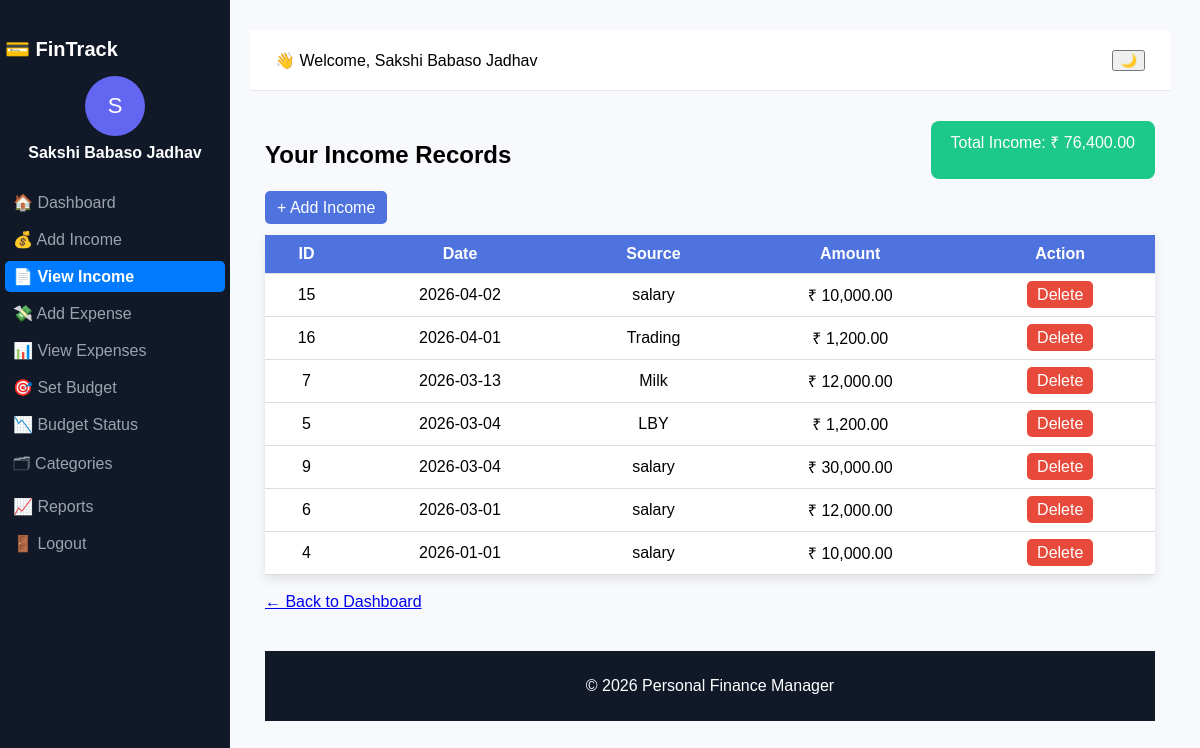
/income/view_income.php (signed in), run on the app's committed database.
### tables this page shows
CREATE TABLE `income` (
  `income_id` int(11) NOT NULL,
  `user_id` int(11) DEFAULT NULL,
  `amount` decimal(10,2) DEFAULT NULL,
  `source` varchar(100) DEFAULT NULL,
  `date` date DEFAULT NULL
);

### income/view_income.php (the view, shortened to what this page needs)
<?php
require_once __DIR__ . "/../db/connection.php";
include("../includes/header.php");
$user_id = $_SESSION['user_id'];
$income_query = mysqli_query($conn,
"SELECT * FROM income
 WHERE user_id='$user_id'
 ORDER BY date DESC");
$total_query = mysqli_query($conn,
"SELECT IFNULL(SUM(amount),0) AS total_income
 FROM income WHERE user_id='$user_id'");
$total_data = mysqli_fetch_assoc($total_query);
$total_income = $total_data['total_income'];
?>
<!DOCTYPE html>
<html>
<head>
</head>
<body>
<div class="layout">
<?php include("../includes/sidebar.php"); ?>
<div class="main">
<?php include("../includes/topbar.php"); ?>
<div class="content">
<div class="top-section">
    <div>
        <h2>Your Income Records</h2>
    </div>
    <div class="total-box">
        Total Income: ₹ <?php echo number_format($total_income,2); ?>
    </div>
</div>
<a class="add-btn" href="add_income.php">+ Add Income</a>
<br><br>
<table>
    <tr>
        <th>ID</th>
        <th>Date</th>
        <th>Source</th>
        <th>Amount</th>
        <th>Action</th>
    </tr>
    <?php while($row = mysqli_fetch_assoc($income_query)){ ?>
    <tr>
        <td><?php echo htmlspecialchars($row['income_id']); ?></td>
        <td><?php echo htmlspecialchars($row['date']); ?></td>
        <td><?php echo htmlspecialchars($row['source']); ?></td>
        <td>₹ <?php echo number_format($row['amount'],2); ?></td>
        <td>
            <a class="delete"
               href="view_income.php?delete=<?php echo $row['income_id']; ?>"
               onclick="return confirm('Are you sure?')">
               Delete
            </a>
        </td>
    </tr>
    <?php } ?>
</table>
<br>
<a href="../dashboard.php">← Back to Dashboard</a>
<?php include("../includes/footer.php"); ?>
</body>
</html>

### css/style.css (style rules this page uses)
body { font-family:Arial, Helvetica, sans-serif; margin:0; background:#f4f6fb; }
.layout { display:flex; min-height:100vh; }
.main { margin-left:220px; width:calc(100% - 220px); min-height:100vh; }
.content { padding:15px; }
table { width:100%; border-collapse:collapse; background:white; }
th,td { padding:8px; border-bottom:1px solid #eee; text-align:center; }
th { background:#6366f1; color:white; }

### income/view_income.php (style rules this page uses)
body { font-family: Arial; background:#f8f9fc; padding:30px; }
h2 { margin-bottom:10px; }
table { width:100%; border-collapse: collapse; background:white; box-shadow:0 4px 10px rgba(0,0,0,0.1); }
th, td { padding:10px; border-bottom:1px solid #ddd; text-align:center; }
th { background:#4e73df; color:white; }
a.delete { color:white; background:#e74a3b; padding:5px 10px; border-radius:5px; text-decoration:none; }
.top-section { display:flex; justify-content:space-between; margin-bottom:20px; }
.total-box { background:#1cc88a; color:white; padding:10px 20px; border-radius:8px; }
.add-btn { background:#4e73df; color:white; padding:8px 12px; border-radius:5px; text-decoration:none; }

### data on the page
income: income_id "15", date "2026-04-02", source "salary", amount "10,000.00"
income: income_id "16", date "2026-04-01", source "Trading", amount "1,200.00"
income: income_id "7", date "2026-03-13", source "Milk", amount "12,000.00"
income: income_id "5", date "2026-03-04", source "LBY", amount "1,200.00"
income: income_id "9", date "2026-03-04", source "salary", amount "30,000.00"
income: income_id "6", date "2026-03-01", source "salary", amount "12,000.00"
income: income_id "4", date "2026-01-01", source "salary", amount "10,000.00"

### other printed values
substr($_SESSION['name'],0,1) "S"
$_SESSION['name'] "Sakshi Babaso Jadhav"
$name "Sakshi Babaso Jadhav"
$total_income "76,400.00"
